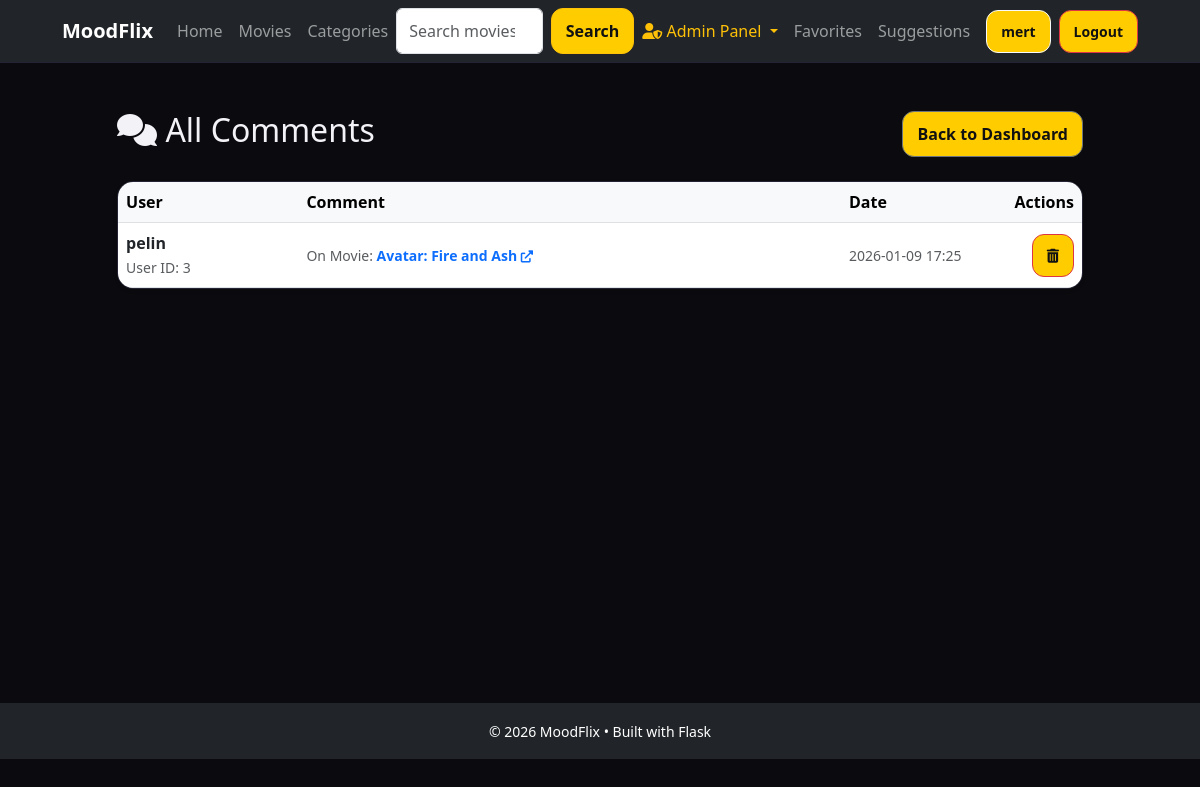
The page /admin/comments (signed in) on the database as committed earlier.
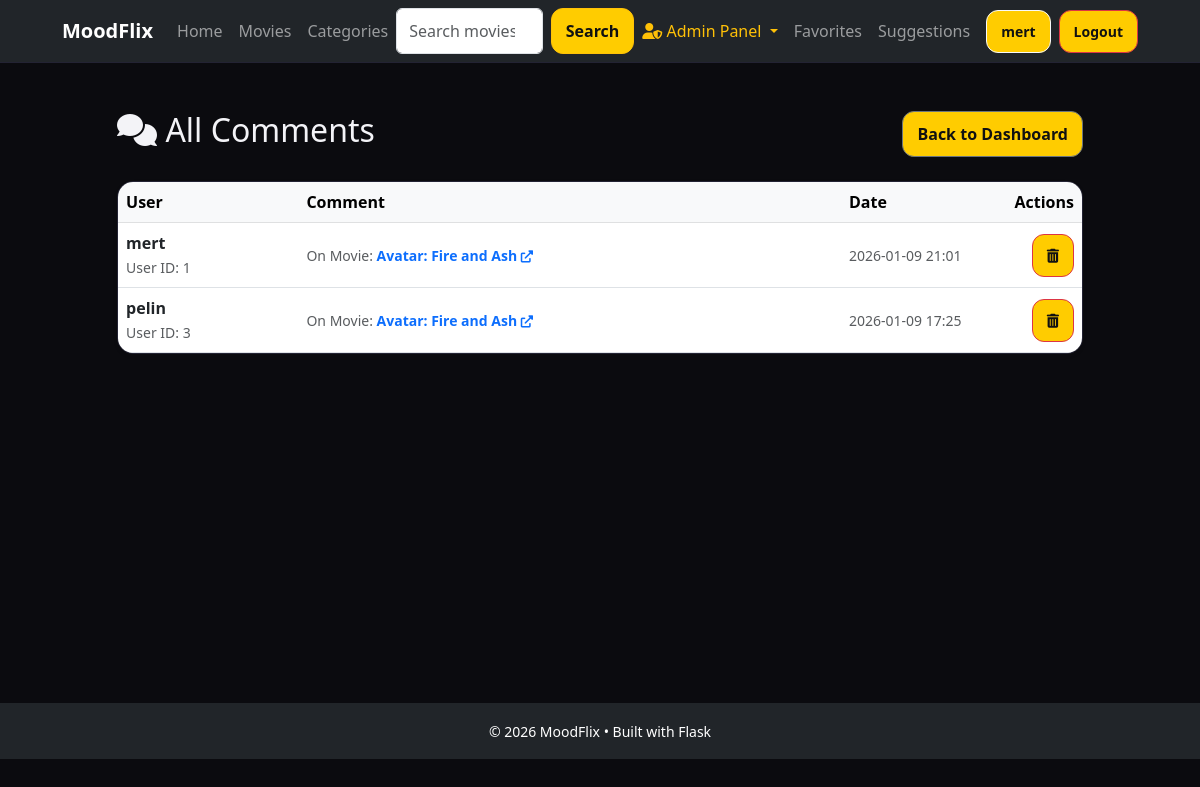
The same page on the database as committed later.
### app/models/comment.py (models this page shows, shortened)
class Comment(db.Model):
    __tablename__ = "comments"
    id = db.Column(db.Integer, primary_key=True)
    user_id = db.Column(db.Integer, db.ForeignKey('users.id'), nullable=False)
    movie_id = db.Column(db.Integer, db.ForeignKey('movies.id'), nullable=False)
    text = db.Column(db.Text, nullable=False)
    createdAt = db.Column(db.DateTime, default=datetime.utcnow, nullable=False)
    updatedAt = db.Column(db.DateTime, default=datetime.utcnow, onupdate=datetime.utcnow, nullable=False)

### app/models/user.py (models this page shows, shortened)
class User(UserMixin, db.Model):
    __tablename__ = "users"
    id = db.Column(db.Integer, primary_key=True)
    email = db.Column(db.String(120), unique=True, nullable=False)
    username = db.Column(db.String(50), nullable=False)
    password_hash = db.Column(db.String(128), nullable=False)
    role = db.Column(db.String(20), nullable=False, default="user")  # "user" or "admin"
    created_at = db.Column(db.DateTime, nullable=False, default=datetime.utcnow)
    is_active = db.Column(db.Boolean, nullable=False, default=True)
    comments = db.relationship('Comment', backref='user', lazy='dynamic', cascade='all, delete-orphan')
    ratings = db.relationship('Rating', backref='user', lazy='dynamic', cascade='all, delete-orphan')
    favorites = db.relationship('Favorite', backref='user', lazy='dynamic', cascade='all, delete-orphan')
    suggestions = db.relationship('Suggestion', backref='user', lazy='dynamic', cascade='all, delete-orphan')

### app/models/movie.py (models this page shows, shortened)
class Movie(db.Model):
    __tablename__ = "movies"
    id = db.Column(db.Integer, primary_key=True)
    title = db.Column(db.String(255), nullable=False)
    year = db.Column(db.Integer, nullable=True)
    description = db.Column(db.Text, nullable=True)
    posterUrl = db.Column(db.String(500), nullable=True)
    imdbRating = db.Column(db.Float, nullable=True)
    createdAt = db.Column(db.DateTime, default=datetime.utcnow, nullable=False)
    is_active = db.Column(db.Boolean, nullable=False, default=True)
    mood_categories = db.relationship('MoodCategory', secondary=movie_mood_categories, backref=db.backref('movies', lazy='dynamic'))
    affiliate_links = db.relationship('AffiliateLink', backref='movie', lazy='dynamic', cascade='all, delete-orphan')
    comments = db.relationship('Comment', backref='movie', lazy='dynamic', cascade='all, delete-orphan')
    ratings = db.relationship('Rating', backref='movie', lazy='dynamic', cascade='all, delete-orphan')
    favorites = db.relationship('Favorite', backref='movie', lazy='dynamic', cascade='all, delete-orphan')

### app/controllers/admin_controller.py (the view)
@admin_bp.get("/comments")
def list_comments():
    guard = _require_admin()
    if guard:
        return guard
    movie_id = request.args.get("movie_id", type=int)
    comments = AdminService.adminListComments(movie_id)
    return render_template("admin/comments.html", comments=comments, movie_id=movie_id)

### app/__init__.py (called while the page is built)
def init_extensions(app: Flask) -> None:
    db.init_app(app)
    import_models()
    migrate.init_app(app, db)
    login_manager.init_app(app)
    login_manager.login_view = "auth.login"
    from app.models.user import User
    @login_manager.user_loader
    def load_user(user_id):
        return User.query.get(int(user_id))

### app/controllers/admin_controller.py (called while the page is built)
def _require_admin():
    if not current_user.is_authenticated:
        flash("Please log in as admin.", "error")
        return redirect(url_for("auth.login"))
    if getattr(current_user, "role", None) != "admin":
        flash("Admin access required.", "error")
        return redirect(url_for("home.index"))
    return None

### app/services/admin_service.py (called while the page is built)
    @staticmethod
    def adminListComments(movieId: int | None = None) -> list[Comment]:
        query = Comment.query.order_by(Comment.createdAt.desc())
        if movieId is not None:
            query = query.filter_by(movie_id=movieId)
        return query.all()

### app/views/templates/admin/comments.html (shortened to what this page needs)
{% extends "base.html" %}
{% block content %}
<div class="container py-4">
    <div class="d-flex justify-content-between align-items-center mb-4">
        <h2>
            <i class="fas fa-comments"></i>
            {% if movie_id %}
                Comments for Movie #{{ movie_id }}
            {% else %}
                All Comments
            {% endif %}
        </h2>
        <a href="{{ url_for('admin.admin_index') }}" class="btn btn-outline-secondary">Back to Dashboard</a>
    </div>
    {% if comments %}
        <div class="card shadow-sm">
            <div class="table-responsive">
                <table class="table table-hover align-middle mb-0">
                    <thead class="table-light">
                        <tr>
                            <th>User</th>
                            <th>Comment</th>
                            <th style="width: 15%;">Date</th>
                            <th style="width: 10%;" class="text-end">Actions</th>
                        </tr>
                    </thead>
                    <tbody>
                        {% for comment in comments %}
                        <tr>
                            <td>
                                <div class="fw-bold">{{ comment.user.username }}</div>
                                <small class="text-muted">User ID: {{ comment.user_id }}</small>
                            </td>
                            <td>
                                <small class="text-muted">
                                    On Movie:
                                    <a href="{{ url_for('home.view_movie_details', movie_id=comment.movie_id) }}#comment-{{ comment.id }}" class="fw-bold text-decoration-none">
                                        {{ comment.movie.title }} <i class="fas fa-external-link-alt small"></i>
                                    </a>
                                </small>
                            </td>
                            <td class="text-muted small">
                                {{ comment.createdAt.strftime('%Y-%m-%d %H:%M') }}
                            </td>
                            <td class="text-end">
                                <form action="{{ url_for('admin.delete_comment', comment_id=comment.id) }}" method="POST" onsubmit="return confirm('Are you sure you want to delete this comment?');">
                                    <button type="submit" class="btn btn-danger btn-sm" title="Delete Comment">
                                        <i class="fas fa-trash-alt"></i>
                                    </button>
                                </form>
                            </td>
                        </tr>
                        {% endfor %}
                    </tbody>
                </table>
            </div>
        </div>
    {% else %}
        <div class="alert alert-info text-center">
            <i class="fas fa-comment-slash fa-2x mb-3 d-block"></i>
            No comments found.
        </div>
    {% endif %}
</div>
{% endblock %}

Rows that differ between the two databases and show on the page:
added Comment: user.username "mert", user_id "1", movie "Avatar: Fire and Ash", createdAt "2026-01-09 21:01"
